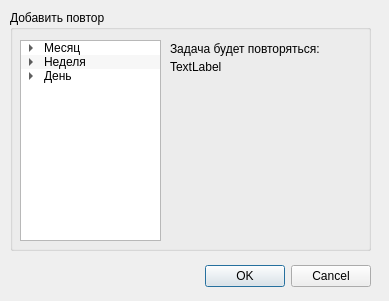
<?xml version="1.0" encoding="UTF-8"?>
<ui version="4.0">
 <class>Dialog</class>
 <widget class="QDialog" name="Dialog">
  <property name="geometry">
   <rect>
    <x>0</x>
    <y>0</y>
    <width>389</width>
    <height>301</height>
   </rect>
  </property>
  <property name="windowTitle">
   <string>Dialog</string>
  </property>
  <widget class="QDialogButtonBox" name="buttonBox">
   <property name="geometry">
    <rect>
     <x>30</x>
     <y>260</y>
     <width>341</width>
     <height>32</height>
    </rect>
   </property>
   <property name="orientation">
    <enum>Qt::Orientation::Horizontal</enum>
   </property>
   <property name="standardButtons">
    <set>QDialogButtonBox::StandardButton::Cancel|QDialogButtonBox::StandardButton::Ok</set>
   </property>
  </widget>
  <widget class="QGroupBox" name="groupBox">
   <property name="geometry">
    <rect>
     <x>10</x>
     <y>10</y>
     <width>361</width>
     <height>241</height>
    </rect>
   </property>
   <property name="title">
    <string>Добавить повтор</string>
   </property>
   <widget class="QTreeWidget" name="treeWidget_3">
    <property name="geometry">
     <rect>
      <x>10</x>
      <y>30</y>
      <width>141</width>
      <height>201</height>
     </rect>
    </property>
    <property name="alternatingRowColors">
     <bool>true</bool>
    </property>
    <property name="selectionMode">
     <enum>QAbstractItemView::SelectionMode::MultiSelection</enum>
    </property>
    <property name="animated">
     <bool>true</bool>
    </property>
    <property name="allColumnsShowFocus">
     <bool>true</bool>
    </property>
    <property name="headerHidden">
     <bool>true</bool>
    </property>
    <column>
     <property name="text">
      <string>1</string>
     </property>
    </column>
    <item>
     <property name="text">
      <string>Месяц</string>
     </property>
     <item>
      <property name="text">
       <string>1</string>
      </property>
     </item>
     <item>
      <property name="text">
       <string>2</string>
      </property>
     </item>
     <item>
      <property name="text">
       <string>3</string>
      </property>
     </item>
     <item>
      <property name="text">
       <string>4</string>
      </property>
     </item>
     <item>
      <property name="text">
       <string>5</string>
      </property>
     </item>
     <item>
      <property name="text">
       <string>6</string>
      </property>
     </item>
     <item>
      <property name="text">
       <string>7</string>
      </property>
     </item>
     <item>
      <property name="text">
       <string>8</string>
      </property>
     </item>
     <item>
      <property name="text">
       <string>9</string>
      </property>
     </item>
     <item>
      <property name="text">
       <string>10</string>
      </property>
     </item>
     <item>
      <property name="text">
       <string>11</string>
      </property>
     </item>
     <item>
      <property name="text">
       <string>12</string>
      </property>
     </item>
     <item>
      <property name="text">
       <string>13</string>
      </property>
     </item>
     <item>
      <property name="text">
       <string>14</string>
      </property>
     </item>
     <item>
      <property name="text">
       <string>15</string>
      </property>
     </item>
     <item>
      <property name="text">
       <string>16</string>
      </property>
     </item>
     <item>
      <property name="text">
       <string>17</string>
      </property>
     </item>
     <item>
      <property name="text">
       <string>18</string>
      </property>
     </item>
     <item>
      <property name="text">
       <string>19</string>
      </property>
     </item>
     <item>
      <property name="text">
       <string>20</string>
      </property>
     </item>
     <item>
      <property name="text">
       <string>21</string>
      </property>
     </item>
     <item>
      <property name="text">
       <string>22</string>
      </property>
     </item>
     <item>
      <property name="text">
       <string>23</string>
      </property>
     </item>
     <item>
      <property name="text">
       <string>24</string>
      </property>
     </item>
     <item>
      <property name="text">
       <string>25</string>
      </property>
     </item>
     <item>
      <property name="text">
       <string>26</string>
      </property>
     </item>
     <item>
      <property name="text">
       <string>27</string>
      </property>
     </item>
     <item>
      <property name="text">
       <string>28</string>
      </property>
     </item>
     <item>
      <property name="text">
       <string>29</string>
      </property>
     </item>
     <item>
      <property name="text">
       <string>30</string>
      </property>
     </item>
     <item>
      <property name="text">
       <string>31</string>
      </property>
     </item>
    </item>
    <item>
     <property name="text">
      <string>Неделя</string>
     </property>
     <item>
      <property name="text">
       <string>Пн</string>
      </property>
     </item>
     <item>
      <property name="text">
       <string>Вт</string>
      </property>
     </item>
     <item>
      <property name="text">
       <string>Ср</string>
      </property>
     </item>
     <item>
      <property name="text">
       <string>Чт</string>
      </property>
     </item>
     <item>
      <property name="text">
       <string>Пт</string>
      </property>
     </item>
     <item>
      <property name="text">
       <string>Сб</string>
      </property>
     </item>
     <item>
      <property name="text">
       <string>Вс</string>
      </property>
     </item>
    </item>
    <item>
     <property name="text">
      <string>День</string>
     </property>
     <item>
      <property name="text">
       <string>00:00</string>
      </property>
     </item>
     <item>
      <property name="text">
       <string>01:00</string>
      </property>
     </item>
     <item>
      <property name="text">
       <string>02:00</string>
      </property>
     </item>
     <item>
      <property name="text">
       <string>03:00</string>
      </property>
     </item>
     <item>
      <property name="text">
       <string>04:00</string>
      </property>
     </item>
     <item>
      <property name="text">
       <string>05:00</string>
      </property>
     </item>
     <item>
      <property name="text">
       <string>06:00</string>
      </property>
     </item>
     <item>
      <property name="text">
       <string>07:00</string>
      </property>
     </item>
     <item>
      <property name="text">
       <string>08:00</string>
      </property>
     </item>
     <item>
      <property name="text">
       <string>09:00</string>
      </property>
     </item>
     <item>
      <property name="text">
       <string>10:00</string>
      </property>
     </item>
     <item>
      <property name="text">
       <string>11:00</string>
      </property>
     </item>
     <item>
      <property name="text">
       <string>12:00</string>
      </property>
     </item>
     <item>
      <property name="text">
       <string>13:00</string>
      </property>
     </item>
     <item>
      <property name="text">
       <string>14:00</string>
      </property>
     </item>
     <item>
      <property name="text">
       <string>15:00</string>
      </property>
     </item>
     <item>
      <property name="text">
       <string>16:00</string>
      </property>
     </item>
     <item>
      <property name="text">
       <string>17:00</string>
      </property>
     </item>
     <item>
      <property name="text">
       <string>18:00</string>
      </property>
     </item>
     <item>
      <property name="text">
       <string>19:00</string>
      </property>
     </item>
     <item>
      <property name="text">
       <string>20:00</string>
      </property>
     </item>
     <item>
      <property name="text">
       <string>21:00</string>
      </property>
     </item>
     <item>
      <property name="text">
       <string>22:00</string>
      </property>
     </item>
     <item>
      <property name="text">
       <string>23:00</string>
      </property>
     </item>
    </item>
   </widget>
   <widget class="QLabel" name="label">
    <property name="geometry">
     <rect>
      <x>160</x>
      <y>30</y>
      <width>151</width>
      <height>31</height>
     </rect>
    </property>
    <property name="text">
     <string>Задача будет повторяться:
</string>
    </property>
   </widget>
   <widget class="QLabel" name="label_2">
    <property name="geometry">
     <rect>
      <x>160</x>
      <y>50</y>
      <width>191</width>
      <height>41</height>
     </rect>
    </property>
    <property name="text">
     <string>TextLabel</string>
    </property>
    <property name="alignment">
     <set>Qt::AlignmentFlag::AlignLeading|Qt::AlignmentFlag::AlignLeft|Qt::AlignmentFlag::AlignTop</set>
    </property>
   </widget>
  </widget>
 </widget>
 <resources/>
 <connections>
  <connection>
   <sender>buttonBox</sender>
   <signal>accepted()</signal>
   <receiver>Dialog</receiver>
   <slot>accept()</slot>
   <hints>
    <hint type="sourcelabel">
     <x>248</x>
     <y>254</y>
    </hint>
    <hint type="destinationlabel">
     <x>157</x>
     <y>274</y>
    </hint>
   </hints>
  </connection>
  <connection>
   <sender>buttonBox</sender>
   <signal>rejected()</signal>
   <receiver>Dialog</receiver>
   <slot>reject()</slot>
   <hints>
    <hint type="sourcelabel">
     <x>316</x>
     <y>260</y>
    </hint>
    <hint type="destinationlabel">
     <x>286</x>
     <y>274</y>
    </hint>
   </hints>
  </connection>
 </connections>
</ui>
